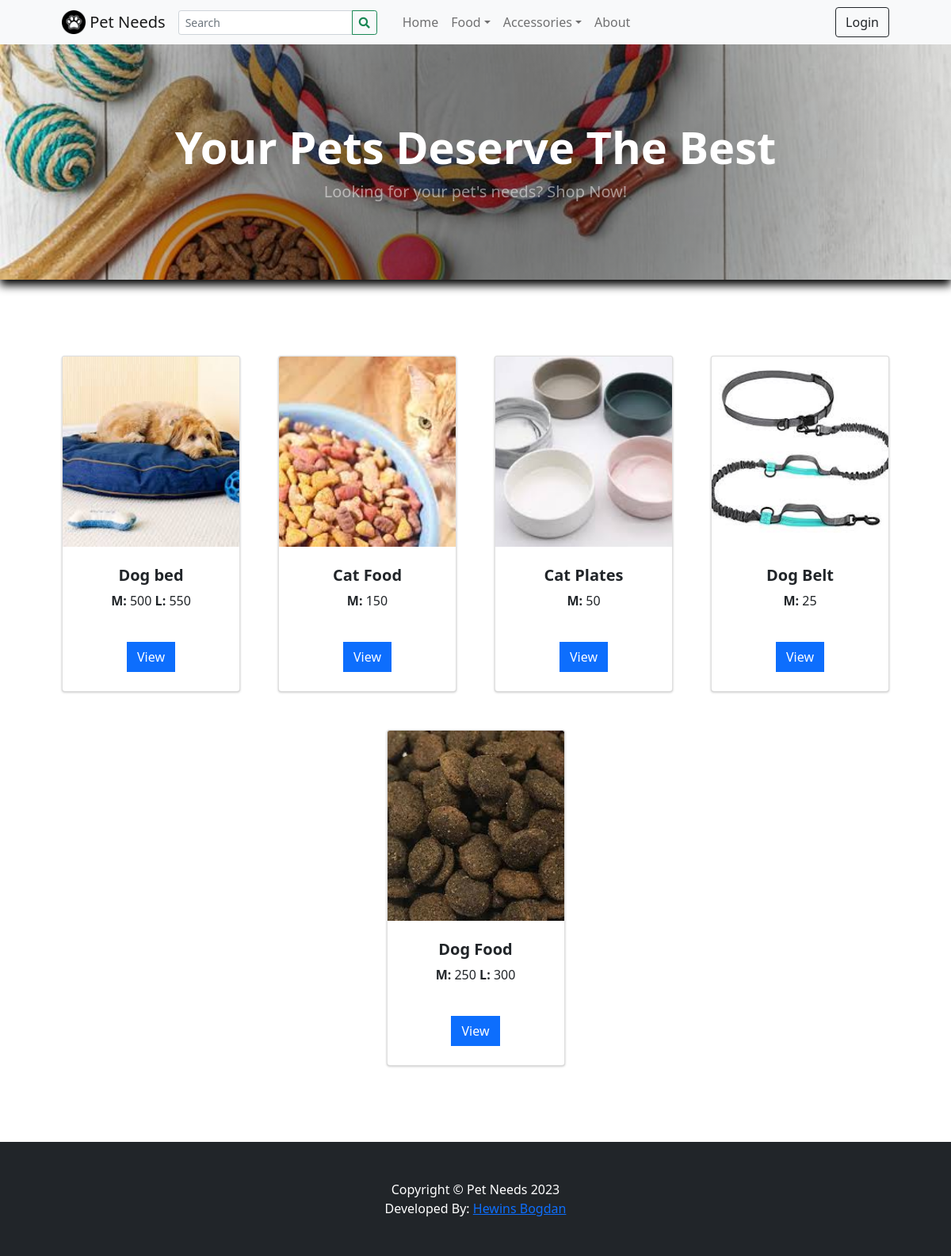
The page / on the database its author committed.
### tables this page shows
CREATE TABLE `categories` (
  `id` int(30) NOT NULL,
  `category` varchar(250) NOT NULL,
  `description` text DEFAULT NULL,
  `status` tinyint(1) NOT NULL DEFAULT 1,
  `date_created` datetime NOT NULL DEFAULT current_timestamp()
);

CREATE TABLE `products` (
  `id` int(30) NOT NULL,
  `category_id` int(30) NOT NULL,
  `sub_category_id` int(30) NOT NULL,
  `product_name` varchar(250) NOT NULL,
  `description` text NOT NULL,
  `status` tinyint(1) NOT NULL DEFAULT 1,
  `date_created` datetime NOT NULL DEFAULT current_timestamp()
);

### classes/DBConnection.php (called while the page is built, shortened)
<?php
class DBConnection{
    private $host = DB_SERVER;
    private $username = DB_USERNAME;
    private $password = DB_PASSWORD;
    private $database = DB_NAME;
    public $conn;
    public function __construct(){
        if (!isset($this->conn)) {
            $this->conn = new mysqli($this->host, $this->username, $this->password, $this->database);
        }
    }
}
?>

### config.php (called while the page is built, shortened)
<?php
require_once('classes/DBConnection.php');
require_once('classes/SystemSettings.php');
function validate_image($file){
	if(!empty($file)){
		if(is_file(base_app.$file)){
			return base_url.$file;
		}else{
			return base_url.'dist/img/no-image-available.png';
		}
	}else{
		return base_url.'dist/img/no-image-available.png';
	}
}
?>

### inc/topBarNav.php (the view, shortened to what this page needs)
<nav class="navbar navbar-expand-lg navbar-light bg-light">
            <div class="container px-4 px-lg-5 ">
                <a class="navbar-brand" href="./">
                <img src="<?php echo validate_image($_settings->info('logo')) ?>" width="30" height="30" class="d-inline-block align-top" alt="" loading="lazy">
                <?php echo $_settings->info('short_name') ?>
                </a>
                <form class="form-inline" id="search-form">
                  <div class="input-group">
                    <input class="form-control form-control-sm form " type="search" placeholder="Search" aria-label="Search" name="search"  value="<?php echo isset($_GET['search']) ? $_GET['search'] : "" ?>"  aria-describedby="button-addon2">
                    <div class="input-group-append">
                      <button class="btn btn-outline-success btn-sm m-0" type="submit" id="button-addon2"><i class="fa fa-search"></i></button>
                    </div>
                  </div>
                </form>
                <div class="collapse navbar-collapse" id="navbarSupportedContent">
                    <ul class="navbar-nav me-auto mb-2 mb-lg-0 ms-lg-4">
                        <li class="nav-item"><a class="nav-link" aria-current="page" href="./">Home</a></li>
                        <?php
                        $cat_qry = $conn->query("SELECT * FROM categories where status = 1 ");
                        while($crow = $cat_qry->fetch_assoc()):
                          $sub_qry = $conn->query("SELECT * FROM sub_categories where status = 1 and parent_id = '{$crow['id']}' ");
                          if($sub_qry->num_rows <= 0):
                        ?>
                        <li class="nav-item"><a class="nav-link" aria-current="page" href="./?p=products&c=<?php echo md5($crow['id']) ?>"><?php echo $crow['category'] ?></a></li>
                        <?php else: ?>
                        <li class="nav-item dropdown">
                          <a class="nav-link dropdown-toggle" id="navbarDropdown<?php echo $crow['id'] ?>" href="#" role="button" data-toggle="dropdown" aria-expanded="false"><?php echo $crow['category'] ?></a></a>
                        </li>
                        <?php endif; ?>
                        <?php endwhile; ?>
                        <li class="nav-item"><a class="nav-link" href="./?p=about">About</a></li>
                    </ul>
                    <div class="d-flex align-items-center">
                      <?php if(!isset($_SESSION['userdata']['id'])): ?>
                        <button class="btn btn-outline-dark ml-2" id="login-btn" type="button">Login</button>
                        <?php endif; ?>
                    </div>
                </div>
            </div>
        </nav>

### inc/header.php (shortened to what this page needs)
<head>
    <link rel="stylesheet" href="<?php echo base_url ?>plugins/fontawesome-free/css/all.min.css">
    <link rel="stylesheet" href="<?php echo base_url ?>plugins/tempusdominus-bootstrap-4/css/tempusdominus-bootstrap-4.min.css">
  <link rel="stylesheet" href="<?php echo base_url ?>plugins/datatables-bs4/css/dataTables.bootstrap4.min.css">
  <link rel="stylesheet" href="<?php echo base_url ?>plugins/datatables-responsive/css/responsive.bootstrap4.min.css">
  <link rel="stylesheet" href="<?php echo base_url ?>plugins/datatables-buttons/css/buttons.bootstrap4.min.css">
  <link rel="stylesheet" href="<?php echo base_url ?>plugins/select2/css/select2.min.css">
  <link rel="stylesheet" href="<?php echo base_url ?>plugins/select2-bootstrap4-theme/select2-bootstrap4.min.css">
    <link rel="stylesheet" href="<?php echo base_url ?>plugins/icheck-bootstrap/icheck-bootstrap.min.css">
    <link rel="stylesheet" href="<?php echo base_url ?>plugins/jqvmap/jqvmap.min.css">
    <link rel="stylesheet" href="<?php echo base_url ?>dist/css/adminlte.css">
    <link rel="stylesheet" href="<?php echo base_url ?>dist/css/custom.css">
    <link rel="stylesheet" href="<?php echo base_url ?>assets/css/styles.css">
    <link rel="stylesheet" href="<?php echo base_url ?>plugins/overlayScrollbars/css/OverlayScrollbars.min.css">
    <link rel="stylesheet" href="<?php echo base_url ?>plugins/daterangepicker/daterangepicker.css">
    <link rel="stylesheet" href="<?php echo base_url ?>plugins/summernote/summernote-bs4.min.css">
  <link rel="stylesheet" href="<?php echo base_url ?>plugins/sweetalert2-theme-bootstrap-4/bootstrap-4.min.css">
  </head>

### home.php
 <header class="bg-dark py-5" id="main-header">
    <div class="container px-4 px-lg-5 my-5">
        <div class="text-center text-white">
            <h1 class="display-4 fw-bolder">Your Pets Deserve The Best</h1>
            <p class="lead fw-normal text-white-50 mb-0">Looking for your pet's needs? Shop Now!</p>
        </div>
    </div>
</header>
<section class="py-5">
    <div class="container px-4 px-lg-5 mt-5">
        <div class="row gx-4 gx-lg-5 row-cols-md-3 row-cols-xl-4 justify-content-center">
            <?php
                $products = $conn->query("SELECT * FROM `products` where status = 1 order by rand() limit 8 ");
                while($row = $products->fetch_assoc()):
                    $upload_path = base_app.'/uploads/product_'.$row['id'];
                    $img = "";
                    if(is_dir($upload_path)){
                        $fileO = scandir($upload_path);
                        if(isset($fileO[2]))
                            $img = "uploads/product_".$row['id']."/".$fileO[2];
                    }
                    $inventory = $conn->query("SELECT * FROM inventory where product_id = ".$row['id']);
                    $inv = array();
                    while($ir = $inventory->fetch_assoc()){
                        $inv[$ir['size']] = number_format($ir['price']);
                    }
            ?>
            <div class="col mb-5">
                <div class="card h-100 product-item">
                    <img class="card-img-top w-100" src="<?php echo validate_image($img) ?>" alt="..." />
                    <div class="card-body p-4">
                        <div class="text-center">
                            <h5 class="fw-bolder"><?php echo $row['product_name'] ?></h5>
                            <?php foreach($inv as $k=> $v): ?>
                                <span><b><?php echo $k ?>: </b><?php echo $v ?></span>
                            <?php endforeach; ?>
                        </div>
                    </div>
                    <div class="card-footer p-4 pt-0 border-top-0 bg-transparent">
                        <div class="text-center">
                            <a class="btn btn-flat btn-primary "   href=".?p=view_product&id=<?php echo md5($row['id']) ?>">View</a>
                        </div>
                    </div>
                </div>
            </div>
            <?php endwhile; ?>
        </div>
    </div>
</section>

### inc/footer.php (shortened to what this page needs)
<footer class="py-5 bg-dark">
            <div class="container">
              <p class="m-0 text-center text-white">Copyright &copy; <?php echo $_settings->info('short_name') ?> 2023</p>
              <p class="m-0 text-center text-white">Developed By: <a href="#">Hewins Bogdan</a></p>
          </div>
        </footer>

### rows shown on the page
categories: category "Food"
categories: category "Accessories"
products: shows a picture, product_name "Dog bed", k "M", v "500", k "L", v "550"
products: shows a picture, product_name "Cat Food", k "M", v "150"
products: shows a picture, product_name "Cat Plates", k "M", v "50"
products: shows a picture, product_name "Dog Belt", k "M", v "25"
products: shows a picture, product_name "Dog Food", k "M", v "250", k "L", v "300"

### other values the page prints
$_settings->info('short_name') "Pet Needs"
